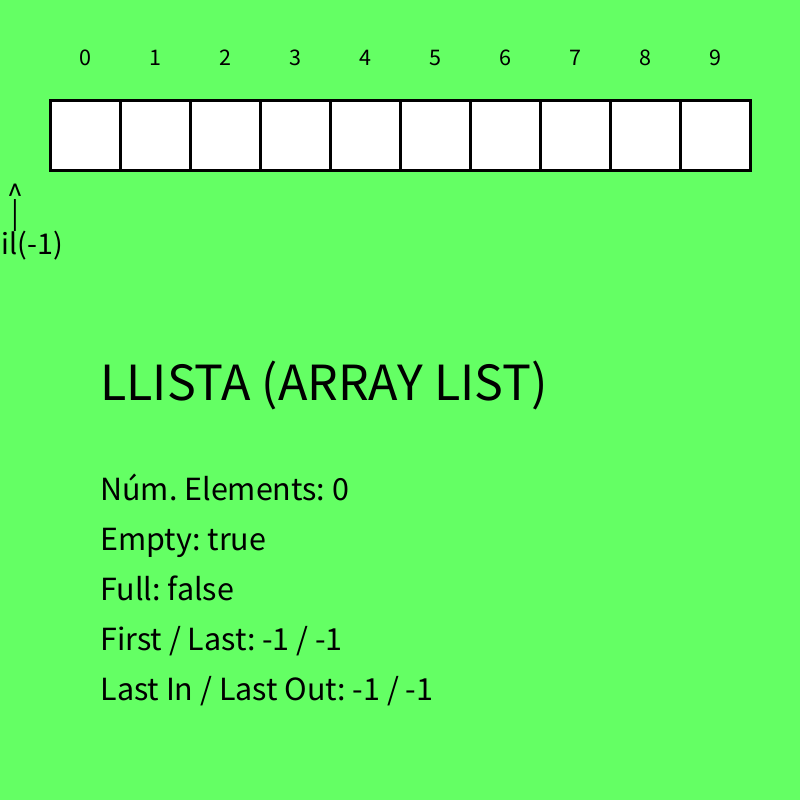
Frame 1 (no input)
Frame 60 (the mouse pressed at the canvas centre just before this capture): identical to frame 1, image omitted
Frame 120 (the mouse held since frame 60 and released just before this capture): identical to frame 1, image omitted

The Processing sketch that drew this single still picture (run headless with seeded random() and noise(); from frame 60 on, the mouse is pressed at the canvas centre):

// Processing sketch: Llista_Numeros
// ── Llista_Numeros.pde
Llista l;

int lastOut = -1;
int lastIn = -1;
                                  
void setup(){
  size(800,800);
  l = new Llista();
}

void draw(){
  background(100, 255,100);
  l.display(50,100); 
  
  textSize(54); textAlign(LEFT);
  text("LLISTA (ARRAY LIST)", 100, 400);
  
  textSize(34);
  text("Núm. Elements: "+l.numElements(), 100, 500);
  text("Empty: "+l.isEmpty(), 100, 550);
  text("Full: "+l.isFull(), 100, 600);
  text("First / Last: "+l.getFirst() + " / " +l.getLast(), 100, 650);
  text("Last In / Last Out: "+lastIn + " / "+ lastOut, 100, 700);
}

void keyPressed(){
  if(key=='a'){
    if(!l.isFull()){
      lastIn = (int)random(0, 100);
      l.append(lastIn);
      println("APPENDED: "+lastIn);
    }
    else {
      println("NO APPEND, List is full!!");
    }
  }
  else if(key=='p'){
    if(!l.isFull()){
      lastIn = (int)random(0, 100);
      l.prepend(lastIn);
      println("PREPENDED: "+lastIn);
    }
    else {
      println("NO PREPEND, List is full!!");
    }
  }
  else if(key=='i'){
    if(!l.isFull()){
      lastIn = (int)random(0, 100);
      int rp = (int)random(0, l.numElements());
      l.insertAt(rp,lastIn);
      println("INSERTED: "+lastIn);
    }
    else {
      println("NO INSERT, List is full!!");
    }
  }
  else if(key=='r'){
    if(!l.isEmpty()){
      int nr = (int)random(0, l.numElements());
      lastOut = l.removeAt(nr);
      println ("REMOVED: "+lastOut);
    }
    else {
      println("NO REMOVED, List is empty!!");
    }
  }
}

// ── Llista.pde

class Llista {
 
  int[] array;
  int tail = -1;
  
  Llista(){
    array = new int [10];
  }
  
  void prepend(int n){
    for(int i=tail; i>=0; i--){
      array[i+1] = array[i];
    }
    array[0] = n;
    tail++;
  }
  
  void append(int n){
    tail++;
    array[tail] = n;
  }
  
  boolean isEmpty(){
    return tail==-1;
  }
  
  boolean isFull(){
    return tail==array.length-1;
  }
  
  int numElements(){
    return tail+1;
  }
  
  int getElementAt(int i){
    return array[i];
  }
  
  int getFirst(){
    if(!isEmpty()){
      return array[0];
    }
    else {
      return -1;
    }
  }
  
  int getLast(){
    if(!isEmpty()){
      return array[tail];
    }
    else {
      return -1;
    }
  }
  
  int removeAt(int p){
    int temp = array[p];
    for(int i=p; i<tail; i++){
      array[i] = array[i+1];
    }
    tail--;
    return temp;
  }
  
  void insertAt(int p, int v){
    for(int i=tail+1; i>p; i--){
      array[i] = array[i-1];
    }
    array[p] = v;
    tail++;
  }
  
  void display(int x, int y){
    float r = 70; strokeWeight(3);
    for(int i=0; i<array.length; i++){
      fill(0); textSize(24); textAlign(CENTER);
      text(i, x + i*r + r/2 , y - r/2);
      fill(255);
      rect(x + i*r, y , r,r);
      if(i<=tail){
        fill(255,0,0);
        text(array[i],  x + i*r + r/2 , y + r/1.5 );
      }
    }
    
    fill(0); textSize(32);
    text("^", x + tail*r + r/2, y  + r*1.5);
    text("|", x + tail*r + r/2, y  + r*1.75);
    text("Tail("+tail+")", x + tail*r + r/2, y  + r*2.2);
  }
  
}
